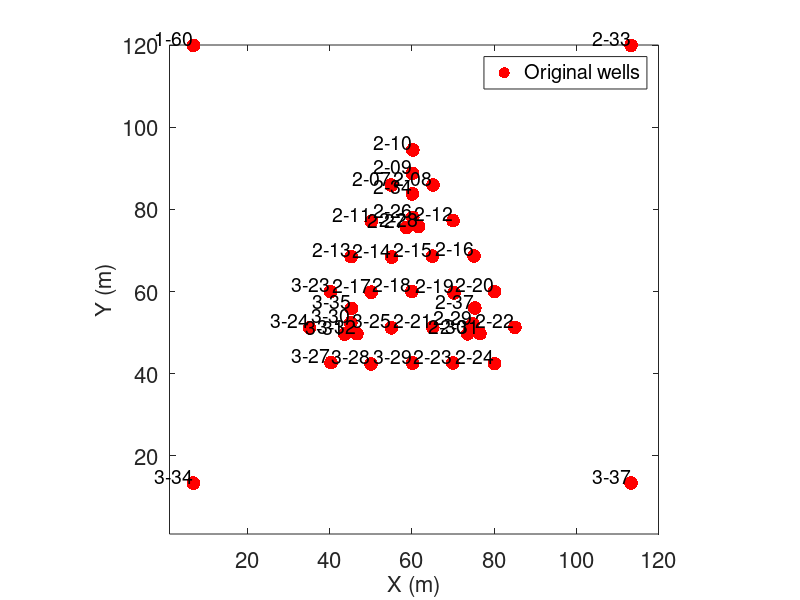

Reproduce this figure in MATLAB.
clearvars labels;
Well_add_120 = [6.81 119.90
55.00 85.91
65.12 85.93
60.07 88.75
60.21 94.47
50.13 77.11
70.00 77.26
45.19 68.49
55.06 68.39
64.97 68.59
75.11 68.69
50.06 59.83
59.99 60.00
70.24 59.70
80.05 60.00
65.06 51.29
85.06 51.29
69.94 42.61
80.09 42.46
60.19 78.06
58.67 75.60
61.60 75.79
74.80 52.08
73.59 49.73
76.55 49.76
113.31 119.90
40.14 59.97
35.07 51.17
54.99 51.18
40.30 42.70
50.03 42.38
60.16 42.60
45.10 52.38
43.67 49.63
46.61 49.74
6.81 13.39
45.27 55.89
113.32 13.40
60.11 83.76
75.31 55.99
45.21 94.47
40.00 85.91
35.13 77.11
30.19 68.49
25.14 59.97
20.07 51.17
15.26 42.54
80.12 85.93
85.00 77.26
90.11 68.69
95.05 60.00
100.06 51.29
104.04 42.92
30.26 32.54
40.30 32.70
50.03 32.38
60.16 32.60
69.94 32.61
80.09 32.46
89.04 32.92
30.26 22.54
40.30 22.70
50.03 22.38
60.16 22.60
69.94 22.61
80.09 22.46
89.04 22.92
30.26 12.54
40.30 12.70
50.03 12.38
60.16 12.60
69.94 12.61
80.09 12.46
89.04 12.92
30.26 109.47
40.30 109.47
50.03 109.47
60.16 109.47
69.94 109.47
80.09 109.47
89.04 109.47
75.21 94.47
];
labels{1} = '1-60';
labels{2} = '2-07';
labels{3} = '2-08';
labels{4} = '2-09';
labels{5} = '2-10';
labels{6} = '2-11';
labels{7} = '2-12';
labels{8} = '2-13';
labels{9} = '2-14';
labels{10} = '2-15';
labels{11} = '2-16';
labels{12} = '2-17';
labels{13} = '2-18';
labels{14} = '2-19';
labels{15} = '2-20';
labels{16} = '2-21';
labels{17} = '2-22';
labels{18} = '2-23';
labels{19} = '2-24';
labels{20} = '2-26';
labels{21} = '2-27';
labels{22} = '2-28';
labels{23} = '2-29';
labels{24} = '2-30';
labels{25} = '2-31';
labels{26} = '2-33';
labels{27} = '3-23';
labels{28} = '3-24';
labels{29} = '3-25';
labels{30} = '3-27';
labels{31} = '3-28';
labels{32} = '3-29';
labels{33} = '3-30';
labels{34} = '3-31';
labels{35} = '3-32';
labels{36} = '3-34';
labels{37} = '3-35';
labels{38} = '3-37';
labels{39} = '2-34';
labels{40} = '2-37';
% labels{41} = '4-01';
% labels{42} = '4-02';
% labels{43} = '4-03';
% labels{44} = '4-04';
% labels{45} = '4-05';
% labels{46} = '4-06';
% labels{47} = '4-07';
% labels{48} = '4-08';
% labels{49} = '4-09';
% for i = 50:82
%     labels{i} = sprintf('4-%d',i-40);
% end
hold all;
axis([1 120 1 120]);
plot(Well_add_120(1:40,1),Well_add_120(1:40,2),'r.','MarkerSize',30,'LineWidth',2);
%plot(Well_add_120(37:40,1),Well_add_120(37:40,2),'ko');
%plot(Well_add_120(1:82,1),Well_add_120(1:82,2),'bo');
set(gca,'fontsize',16)
axis square;
box on;
text(Well_add_120(1:40,1), Well_add_120(1:40,2), labels, 'VerticalAlignment','bottom', ...
                            'HorizontalAlignment','right','FontSize',14)
xlabel('X (m)','fontsize',16);
ylabel('Y (m)','fontsize',16);
legend('Original wells','Added imaginary wells');

